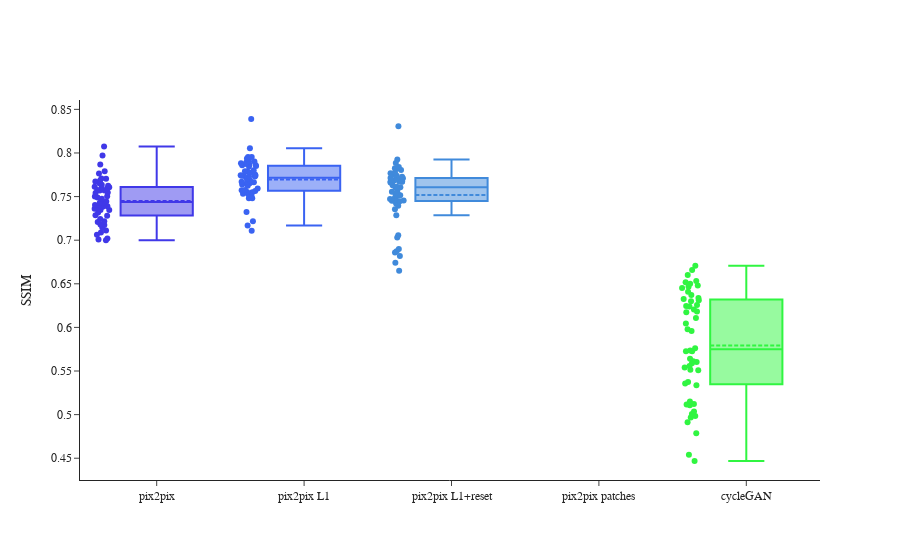
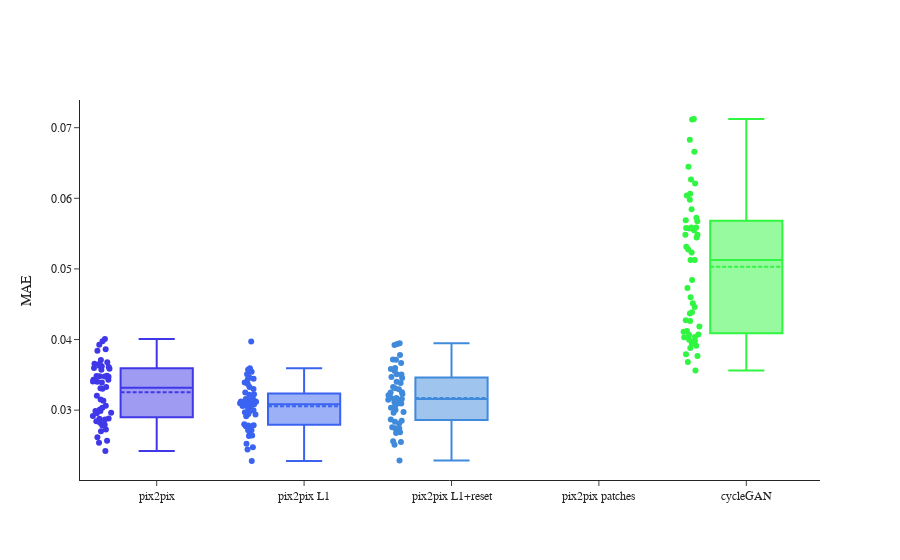
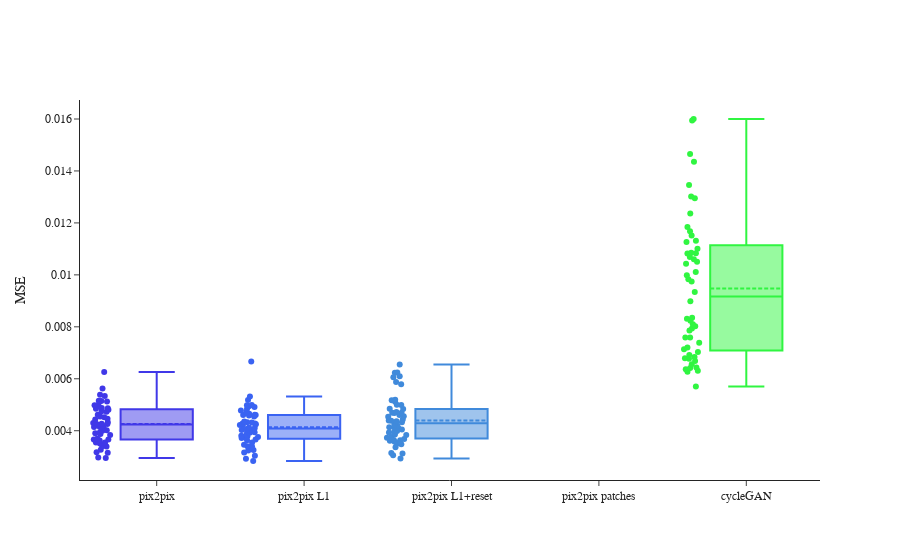
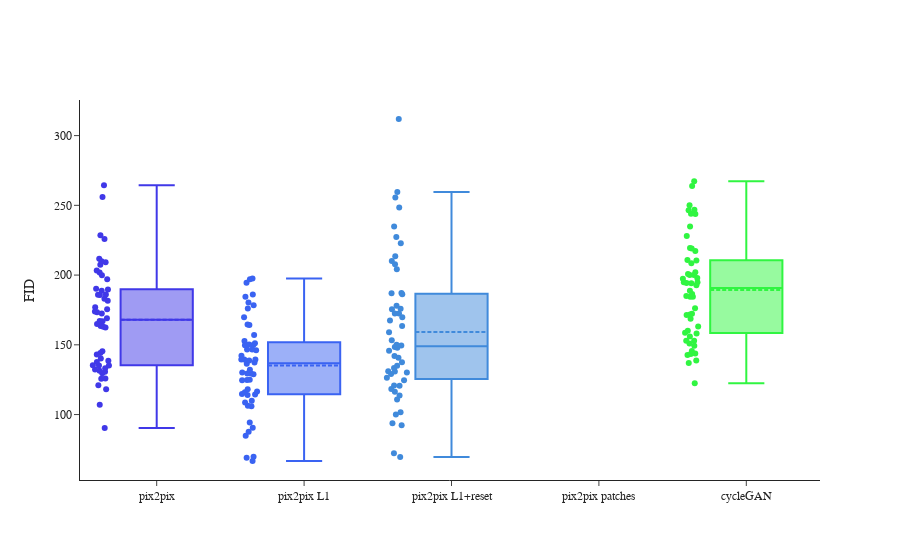

Source (notebook cell) for these figures, in order:
### Code cell
def boxplot(df: pd.DataFrame, metric: str, labels:list, export=False) -> None:
    df_plot = df[df.metric == metric]
    colors = ['#4038E8', '#3A63F2', '#408ADB', '#3AC4F2', '#30F541', '#3EF595']
    fig = go.Figure()
    for col, name in zip(colors, labels):
        fig.add_trace(go.Box(y=df_plot['value'][df_plot.name == name],
            name=name, marker_color=col, boxmean=True, showlegend=False, boxpoints='all'
        ))
    fig.update_layout(template='simple_white', yaxis_title=metric, font_family="Computer Modern")
    fig.update_xaxes(categoryorder='array', categoryarray=labels)
    fig.show()

    if export:
        fig.write_image(f'../graphics/{metric}.png')

for metric in metrics:
    boxplot(df_final, metric, labels=labels, export=True)
